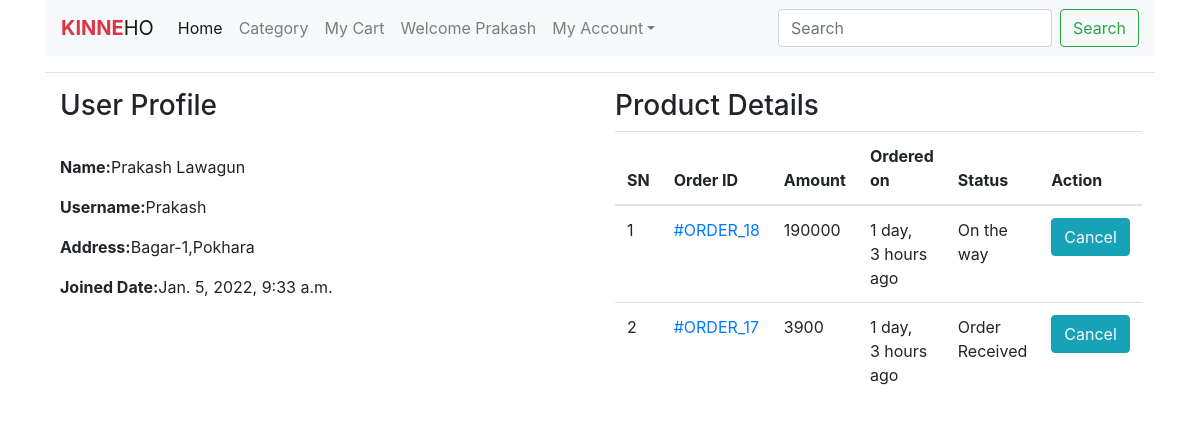
/profile/ (signed in), run on an earlier commit of the app's database.
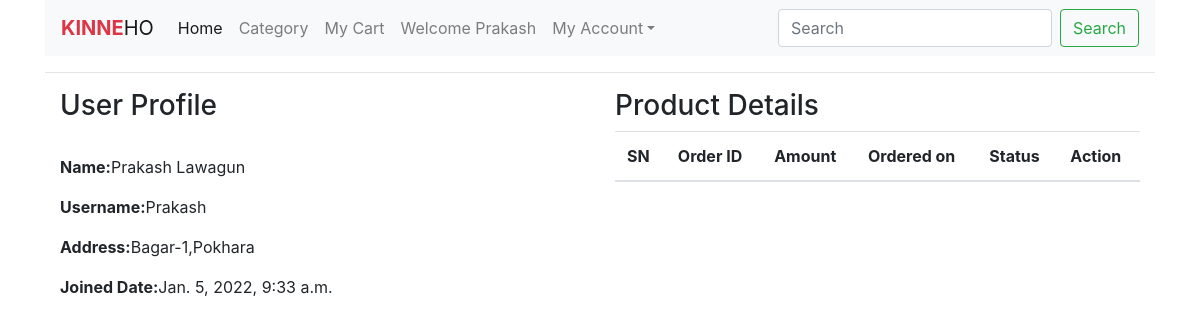
And on a later commit of the database.
### ecomapp/models.py (models this page shows, shortened)
class Order(models.Model):
    cart = models.OneToOneField(Cart, on_delete=models.CASCADE)
    ordered_by = models.CharField(max_length=200)
    shipping_address = models.CharField(max_length=200)
    mobile = models.CharField(max_length=10)
    email = models.EmailField(null=True, blank=True)
    subtotal = models.PositiveIntegerField()
    discount = models.PositiveIntegerField()
    total = models.PositiveIntegerField()
    order_status = models.CharField(max_length=50, choices=ORDER_STATUS)
    created_at = models.DateTimeField(auto_now_add=True)

### ecomapp/views.py (the view)
# urls.py: path("profile/",CustomerProfileView.as_view(),name="profile"),
class CustomerProfileView(TemplateView):
    template_name = "profile.html"
    def dispatch(self, request, *args, **kwargs):
        if request.user.is_authenticated and Customer.objects.filter(user=request.user).exists():
            pass
        else:
            return redirect("/login/?next=/profile/")
        return super().dispatch(request, *args, **kwargs)
    def get_context_data(self, **kwargs):
        context = super().get_context_data(**kwargs)
        customer = self.request.user.customer
        context['customer'] = customer
        orders = Order.objects.filter(cart__customer=customer).order_by("-id")
        context['orders'] = orders
        return context

### templates/profile.html (shortened to what this page needs)
{% extends 'base.html'%}
{% block main%}
    <div class="container">
        <div class="row">
            <div class="col-md-6">
                <h3>User Profile</h3><br>
                <p><span class="font-weight-bold">Name:</span>{{customer.full_name}}</p>
                <p><span class="font-weight-bold">Username:</span>{{customer.user.username}}</p>
                <p><span class="font-weight-bold">Address:</span>{{customer.address}}</p>
                <p><span class="font-weight-bold">Joined Date:</span>{{customer.joined_on}}</p>
            </div>
              <div class="col-md-6">
                <h3>Product Details</h3>
                  <table class="table">
                <thead>
                <tr>
                    <th>SN</th>
                    <th>Order ID</th>
                    <th>Amount</th>
                    <th>Ordered on</th>
                    <th>Status</th>
                    <th>Action</th>
                </tr>
                </thead>
                      <tbody>
                        {% for order in orders %}
                    <tr>
                    <td>{{forloop.counter}}</td>
                    <td><a href="{%url 'ecomapp:customerorderdetail' order.id %}">#ORDER_{{order.id}}</a></td>
                    <td>{{order.total}}</td>
                    <td>{{order.created_at|timesince}} ago</td>
                    <td>{{order.order_status}}</td>
                     <td><a href="{% url 'ecomapp:cancelorder' order.id%}" class="btn btn-info text-light">Cancel</a></td>
                    </tr>
                      {% endfor %}
                  </table>
            </div>
        </div>
    </div>
{% endblock %}

What changed in the data, as far as the page shows it:
removed Order: id "18", total "190000", created_at "1 day, 3 hours", order_status "On the way"
removed Order: id "17", total "3900", created_at "1 day, 3 hours", order_status "Order Received"
